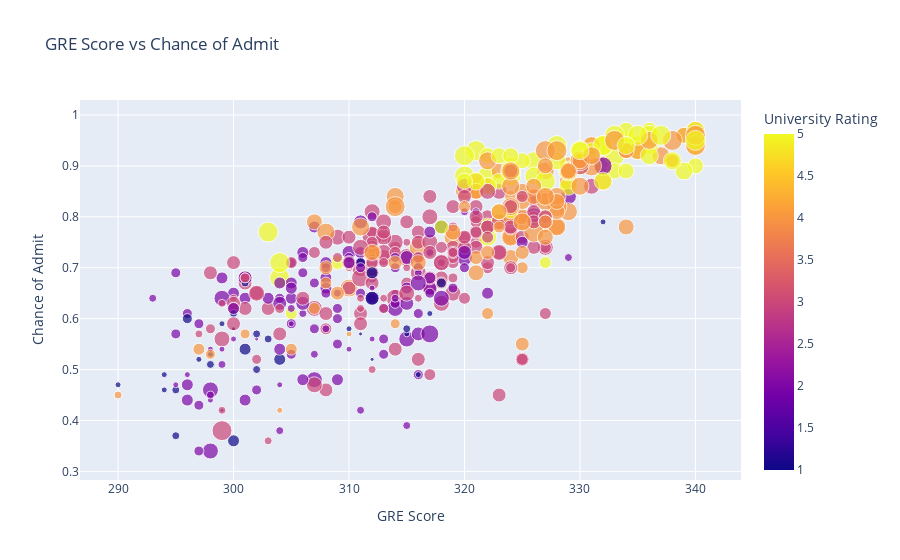

Notebook cell for this chart:
### Markdown cell above
## Perform Data Visualization and Prepare the Data for Model Training

### Code cell
# Let's visualize the relationship between GRE Score and Chance of Admit

import plotly.express as px

# the third variable "University Rating" is represented by color
# Let's add a fourth variable "SOP" as the size 
fig = px.scatter(df, x = "GRE Score", y = "Chance of Admit", color = "University Rating", size= 'SOP', title = 'GRE Score vs Chance of Admit')
fig.update_traces(marker=dict(sizemode='diameter', sizeref=0.25)) 

df['SOP']=df['SOP']**2 # squaring the SOP values to make the size of the bubbles more visible

fig.show()

### Figure 1 — Plotly figure (JSON) as saved in the notebook; plotly's stock layout.template omitted (floating-point values rounded to 4 significant figures; data arrays with more than 128 entries replaced by an {"elided": "..."} marker saying what was removed)
{"data": [{"hovertemplate": "GRE Score=%{x}<br>Chance of Admit=%{y}<br>SOP=%{marker.size}<br>University Rating=%{marker.color}<extra></extra>", "legendgroup": "", "marker": {"color": {"elided": "500 int values"}, "coloraxis": "coloraxis", "size": {"elided": "500 float values"}, "sizemode": "diameter", "sizeref": 0.25, "symbol": "circle"}, "mode": "markers", "name": "", "orientation": "v", "showlegend": false, "type": "scatter", "x": {"elided": "500 int values"}, "xaxis": "x", "y": {"elided": "500 float values"}, "yaxis": "y"}], "layout": {"coloraxis": {"colorbar": {"title": {"text": "University Rating"}}, "colorscale": [[0, "#0d0887"], [0.1111, "#46039f"], [0.2222, "#7201a8"], [0.3333, "#9c179e"], [0.4444, "#bd3786"], [0.5556, "#d8576b"], [0.6667, "#ed7953"], [0.7778, "#fb9f3a"], [0.8889, "#fdca26"], [1, "#f0f921"]]}, "legend": {"itemsizing": "constant", "tracegroupgap": 0}, "title": {"text": "GRE Score vs Chance of Admit"}, "xaxis": {"anchor": "y", "domain": [0, 1], "title": {"text": "GRE Score"}}, "yaxis": {"anchor": "x", "domain": [0, 1], "title": {"text": "Chance of Admit"}}}}
